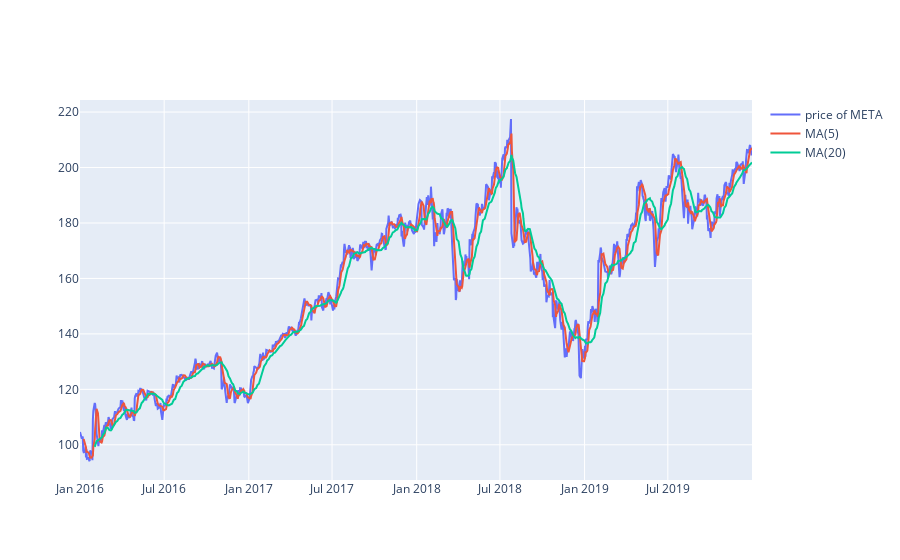

Notebook code cell kept with this figure:
### Code cell
fig=go.Figure()
fig.add_trace(
    go.Scatter(
        x=pd.to_datetime(investment_data.dates),
        y=investment_data.prices,
        name='price of META'
    )
)
fig.add_trace(
    go.Scatter(
        x=pd.to_datetime(short_sma['dates']),
        y=short_sma['values'],
        name='MA(5)'
    )
)
fig.add_trace(
    go.Scatter(
        x=pd.to_datetime(long_sma['dates']),
        y=long_sma['values'],
        name='MA(20)'
    )
)
fig.show()

### Figure 1 — Plotly figure (JSON) as saved in the notebook; plotly's stock layout.template omitted (floating-point values rounded to 4 significant figures; data arrays with more than 128 entries replaced by an {"elided": "..."} marker saying what was removed)
{"data": [{"name": "price of META", "type": "scatter", "x": {"elided": "1007 str values"}, "y": {"elided": "1007 float values"}}, {"name": "MA(5)", "type": "scatter", "x": {"elided": "1002 str values"}, "y": {"elided": "1003 float values"}}, {"name": "MA(20)", "type": "scatter", "x": {"elided": "987 str values"}, "y": {"elided": "988 float values"}}], "layout": {}}
